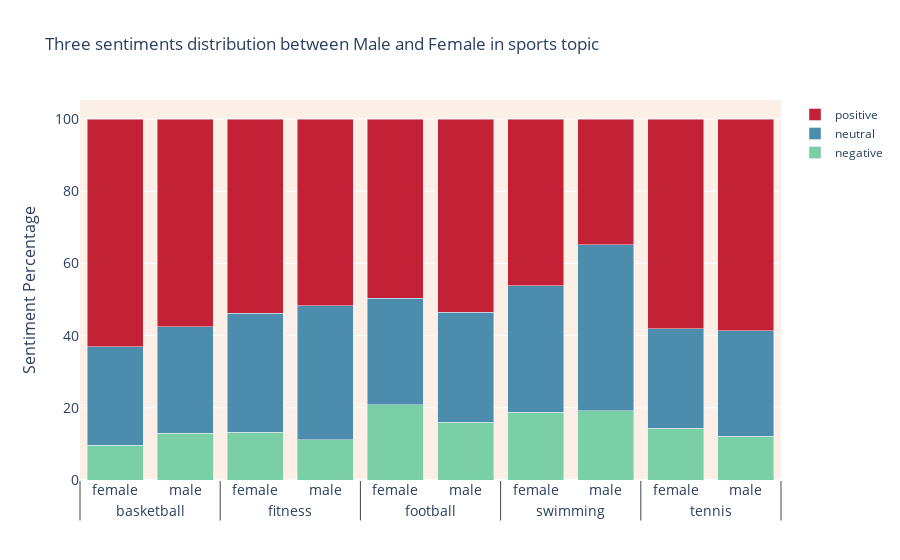

Source (notebook cell):
### Markdown cell above
Let’s first look at gender. You can notice that for certain painful topics, such as **"abortion"** and **"sexual harassment"**, men and women tend to express a negative feeling. This may mean that these social problems have not been significantly improved or resolved in society.

### Code cell
topic = 'sports'
plot_sentiment(topic)

### Figure 1 — Plotly figure (JSON) as saved in the notebook; plotly's stock layout.template omitted (floating-point values rounded to 4 significant figures)
{"data": [{"hovertemplate": "<b>%{label}: </b>%{y}%</br>", "marker": {"color": "#7bcfa6"}, "name": "negative", "x": [["basketball", "basketball", "fitness", "fitness", "football", "football", "swimming", "swimming", "tennis", "tennis"], ["female", "male", "female", "male", "female", "male", "female", "male", "female", "male"]], "y": [9.64, 12.92, 13.22, 11.15, 20.86, 15.97, 18.77, 19.21, 14.32, 12.08], "type": "bar"}, {"hovertemplate": "<b>%{label}: </b>%{y}%</br>", "marker": {"color": "#4c8dae"}, "name": "neutral", "x": [["basketball", "basketball", "fitness", "fitness", "football", "football", "swimming", "swimming", "tennis", "tennis"], ["female", "male", "female", "male", "female", "male", "female", "male", "female", "male"]], "y": [27.33, 29.58, 32.91, 37.06, 29.53, 30.51, 35.08, 45.95, 27.54, 29.33], "type": "bar"}, {"hovertemplate": "<b>%{label}: </b>%{y}%</br>", "marker": {"color": "#c32136"}, "name": "positive", "x": [["basketball", "basketball", "fitness", "fitness", "football", "football", "swimming", "swimming", "tennis", "tennis"], ["female", "male", "female", "male", "female", "male", "female", "male", "female", "male"]], "y": [63.04, 57.5, 53.87, 51.79, 49.61, 53.52, 46.15, 34.83, 58.14, 58.59], "type": "bar"}], "layout": {"barmode": "stack", "plot_bgcolor": "#fcefe8", "xaxis": {"title": {"font": {"size": 16}}, "tickfont": {"size": 14}}, "yaxis": {"title": {"text": "Sentiment Percentage", "font": {"size": 16}}, "tickfont": {"size": 14}}, "title": {"text": "Three sentiments distribution between Male and Female in sports topic"}}}
